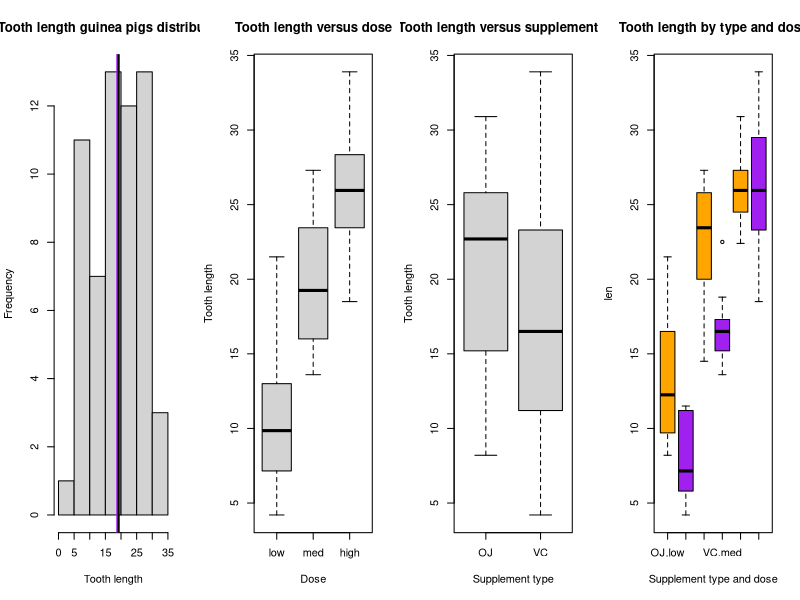

R code for this plot:
## ---- chunk 1
Name <- c("len", "supp", "dose")
Description <- c("Tooth length of guinea pigs", "Supplement type", "Dose level in milligrams")
Type <- c("numeric", "factor", "numeric")
Values <- c("", "VC(ascorbic acid), OJ(orange juice)", "0.5, 1, and 2 mg.")
table <- cbind(Name, Description, Type, Values)
library(knitr)
kable(table, format = "markdown")
## ---- chunk 2
ToothGrowth$dose = factor(ToothGrowth$dose, labels=c("low","med","high"))
## ---- chunk 3
par(mfrow=c(1,4))
hist(ToothGrowth$len, xlab = "Tooth length", main = "Tooth length guinea pigs distribution")
abline(v = mean(ToothGrowth$len), col = "purple", lwd = 2) 
abline(v = median(ToothGrowth$len), col = "black", lwd = 2) 
boxplot(len ~ dose, ToothGrowth, main = "Tooth length versus dose", xlab = "Dose", ylab = "Tooth length")
boxplot(len ~ supp, ToothGrowth, main = "Tooth length versus supplement type", xlab = "Supplement type", ylab = "Tooth length")
boxplot(len ~ supp * dose, ToothGrowth, col=(c("orange", "purple")), main="Tooth length by type and dose", xlab="Supplement type and dose")
## ---- chunk 4
aggregate(list(Mean = ToothGrowth$len), list(Dose = ToothGrowth$dose), FUN=mean)
aggregate(list(Mean = ToothGrowth$len), list(Supplement = ToothGrowth$supp), FUN=mean)
aggregate(list(Mean = ToothGrowth$len), list(Dose = ToothGrowth$dose, Supplement = ToothGrowth$supp), FUN=mean)
## ---- chunk 5
VC <- subset(ToothGrowth, supp == "VC" & dose == "low")
OJ <- subset(ToothGrowth, supp == "OJ" & dose == "low")
t.test(OJ$len, VC$len, alternative = "greater")
VC <- subset(ToothGrowth, supp == "VC" & dose == "med")
OJ <- subset(ToothGrowth, supp == "OJ" & dose == "med")
t.test(OJ$len, VC$len, alternative = "greater")
VC <- subset(ToothGrowth, supp == "VC" & dose == "high")
OJ <- subset(ToothGrowth, supp == "OJ" & dose == "high")
t.test(OJ$len, VC$len)
